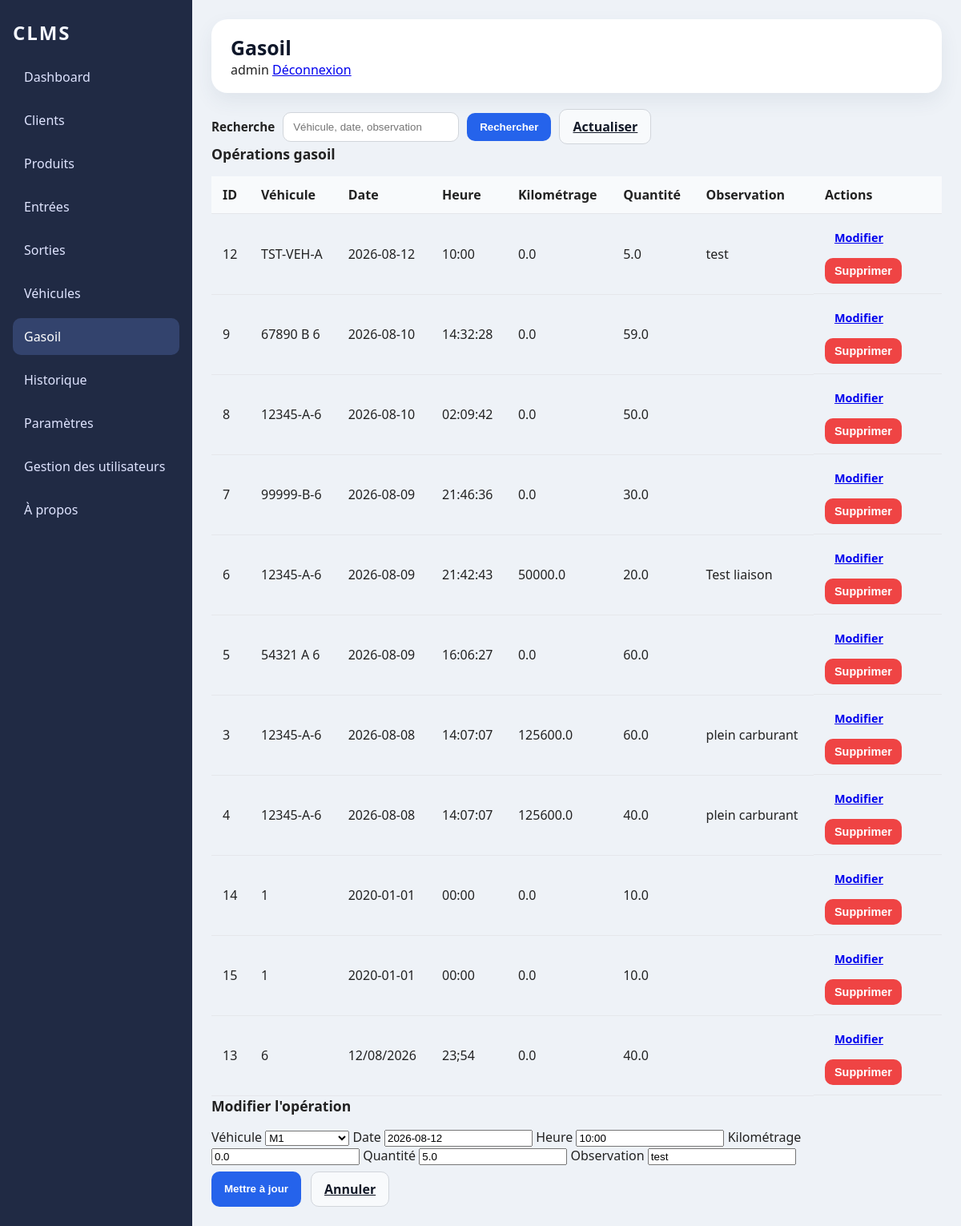
Page /gasoil?edit_id=12 (signed in) on the committed database.
### tables this page shows
CREATE TABLE gasoil (
                id INTEGER PRIMARY KEY AUTOINCREMENT,
                vehicule TEXT NOT NULL,
                date_operation TEXT NOT NULL,
                heure_operation TEXT NOT NULL,
                kilometrage REAL,
                quantite REAL NOT NULL,
                observation TEXT
            );

### web_app.py (the view)
@app.route('/gasoil')
@require_role('admin', 'responsable')
def gasoil():
    controller = GasoilController()
    query = request.args.get('q', '').strip()
    edit_id = request.args.get('edit_id')
    selected_operation = None
    try:
        vehicules = controller.get_vehicules()
        if query:
            operations = controller.rechercher(query)
        else:
            operations = controller.get_all()
        if edit_id:
            try:
                selected_id = int(edit_id)
                selected_operation = next((op for op in operations if op[0] == selected_id), None)
            except ValueError:
                selected_operation = None
        return render_template(
            'gasoil.html',
            title='Gasoil',
            active='gasoil',
            operations=operations,
            vehicules=vehicules,
            selected_operation=selected_operation,
            query=query
        )
    finally:
        controller.close()

### controllers/gasoil_controller.py (called while the page is built)
    def get_all(self):
        return self.model.get_all()

    def get_vehicules(self):
        return self.vehicle_model.get_all()

    def close(self):
        try:
            if getattr(self, 'model', None) and hasattr(self.model, 'close'):
                self.model.close()
        except Exception:
            pass
        try:
            if getattr(self, 'vehicle_model', None) and hasattr(self.vehicle_model, 'close'):
                self.vehicle_model.close()
        except Exception:
            pass

### controllers/user_controller.py (called while the page is built)
    def get_user_by_username(self, username):
        return self.db.get_user_by_username(username)

    def close(self):
        try:
            if getattr(self, 'db', None):
                self.db.close()
        except Exception:
            pass

### database/database.py (called while the page is built, shortened)
    @staticmethod
    def get_safe_connection(db_path: str = "database/clms.db"):
        conn = sqlite3.connect(db_path, timeout=30)
        try:
            conn.execute("PRAGMA journal_mode=WAL;")
        except Exception:
            pass
        try:
            conn.execute("PRAGMA foreign_keys = ON;")
        except Exception:
            pass
        try:
            conn.execute("PRAGMA busy_timeout = 30000;")
        except Exception:
            pass
        return conn

    def close(self):
        if self.connection:
            self.connection.close()
            print("DATABASE CLOSED")

    def create_default_admin(self):
        self.cursor.execute(
            "SELECT id FROM users WHERE username = ?",
            ("admin",)
        )
        admin = self.cursor.fetchone()
        if admin is not None:
            return

    def get_user_by_username(self, username):
        self.cursor.execute("SELECT id, username, role, nom_complet, actif, date_creation FROM users WHERE username = ?", (username,))
        r = self.cursor.fetchone()
        if not r:
            return None
        return {
            'id': r[0],
            'username': r[1],
            'role': r[2],
            'nom_complet': r[3],
            'actif': int(r[4]) if r[4] is not None else None,
            'date_creation': r[5]
        }

### models/gasoil_model.py (called while the page is built)
    def close(self):
        self.connection.close()

### models/vehicle_model.py (called while the page is built)
    def close(self):
        if self.connection:
            self.connection.close()
            self.connection = None

### templates/gasoil.html
{% extends 'base.html' %}
{% block content %}
  <div class="gasoil-header">
    <form method="get" action="{{ url_for('gasoil') }}" class="search-form">
      <label for="q">Recherche</label>
      <input id="q" name="q" type="search" value="{{ query or '' }}" placeholder="Véhicule, date, observation">
      <button type="submit" class="button primary">Rechercher</button>
      <a href="{{ url_for('gasoil') }}" class="button secondary">Actualiser</a>
    </form>
  </div>
  <div class="gasoil-grid">
    <section class="gasoil-list">
      <div class="panel-header">Opérations gasoil</div>
      <div class="table-scroll">
        <table class="table-full">
          <thead>
            <tr>
              <th>ID</th>
              <th>Véhicule</th>
              <th>Date</th>
              <th>Heure</th>
              <th>Kilométrage</th>
              <th>Quantité</th>
              <th>Observation</th>
              <th class="actions-col">Actions</th>
            </tr>
          </thead>
          <tbody>
            {% for op in operations %}
              <tr>
                <td>{{ op[0] }}</td>
                <td>{{ op[1] }}</td>
                <td>{{ op[2] }}</td>
                <td>{{ op[3] }}</td>
                <td>{{ op[4] }}</td>
                <td>{{ op[5] }}</td>
                <td>{{ op[6] }}</td>
                <td class="actions-cell">
                  <a href="{{ url_for('gasoil', edit_id=op[0]) }}" class="button small">Modifier</a>
                  <form method="post" action="{{ url_for('delete_gasoil', id_operation=op[0]) }}" class="inline-form" onsubmit="return confirm('Supprimer cette opération ?');">
                    <button type="submit" class="button danger small">Supprimer</button>
                  </form>
                </td>
              </tr>
            {% else %}
              <tr>
                <td colspan="8" class="empty-row">Aucune opération gasoil.</td>
              </tr>
            {% endfor %}
          </tbody>
        </table>
      </div>
    </section>
    <aside class="gasoil-form-panel">
      <div class="panel-header">{{ 'Modifier l\'opération' if selected_operation else 'Ajouter une opération' }}</div>
      <form method="post" action="{% if selected_operation %}{{ url_for('edit_gasoil', id_operation=selected_operation[0]) }}{% else %}{{ url_for('add_gasoil') }}{% endif %}" class="gasoil-form">
        <label for="vehicule">Véhicule</label>
        <select id="vehicule" name="vehicule">
          {% for v in vehicules %}
            <option value="{{ v[0] }}" {% if selected_operation and selected_operation[1] == v[0] %}selected{% endif %}>{{ v[1] if v|length>1 else v[0] }}</option>
          {% endfor %}
        </select>
        <label for="date_operation">Date</label>
        <input id="date_operation" name="date_operation" type="text" value="{{ selected_operation[2] if selected_operation else '' }}" required>
        <label for="heure_operation">Heure</label>
        <input id="heure_operation" name="heure_operation" type="text" value="{{ selected_operation[3] if selected_operation else '' }}" required>
        <label for="kilometrage">Kilométrage</label>
        <input id="kilometrage" name="kilometrage" type="number" step="any" value="{{ selected_operation[4] if selected_operation else '' }}">
        <label for="quantite">Quantité</label>
        <input id="quantite" name="quantite" type="number" step="any" value="{{ selected_operation[5] if selected_operation else '' }}" required>
        <label for="observation">Observation</label>
        <input id="observation" name="observation" type="text" value="{{ selected_operation[6] if selected_operation else '' }}">
        <div class="form-actions">
          <button type="submit" class="button primary">{{ 'Mettre à jour' if selected_operation else 'Ajouter' }}</button>
          {% if selected_operation %}
            <a href="{{ url_for('gasoil') }}" class="button secondary">Annuler</a>
          {% endif %}
        </div>
      </form>
    </aside>
  </div>
{% endblock %}

### static/css/style.css (style rules this page uses)
:root { color-scheme: light; font-family: 'Segoe UI', Tahoma, Geneva, Verdana, sans-serif; background: #f6f7fb; color: #222; }
* { box-sizing: border-box; }
body { margin: 0; min-height: 100vh; background: #eef2f7; }
.panel-header { font-size: 1.1rem; font-weight: 700; margin-bottom: 16px; }
.table-full { width: 100%; border-collapse: collapse; }
.table-full th, .table-full td { text-align: left; padding: 12px 14px; border-bottom: 1px solid #e5e7eb; }
.table-full th { background: #f8fafc; }

### static/css/clients.css (style rules this page uses)
.search-form { display: flex; flex-wrap: wrap; align-items: center; gap: 10px; }
.search-form label { font-size: 0.95rem; font-weight: 600; }
.search-form input { min-width: 220px; padding: 10px 12px; border: 1px solid #d1d5db; border-radius: 10px; background: white; }
.table-scroll { overflow-x: auto; }
.actions-col { width: 160px; }
.actions-cell { display: flex; gap: 8px; flex-wrap: wrap; }
.inline-form { display: inline; }
.form-actions { display: flex; gap: 12px; flex-wrap: wrap; margin-top: 8px; }
.button { border: none; border-radius: 10px; padding: 10px 16px; cursor: pointer; font-weight: 600; }
.button.primary { background: #2563eb; color: white; }
.button.secondary { background: #f8fafc; color: #111827; border: 1px solid #d1d5db; }
.button.danger { background: #ef4444; color: white; }
.button.small { padding: 8px 12px; font-size: 0.9rem; }

### rows in the picture
gasoil: id "12", vehicule "TST-VEH-A", date_operation "2026-08-12", heure_operation "10:00", kilometrage "0.0", quantite "5.0", observation "test"
gasoil: id "9", vehicule "67890 B 6", date_operation "2026-08-10", heure_operation "14:32:28", kilometrage "0.0", quantite "59.0"
gasoil: id "8", vehicule "12345-A-6", date_operation "2026-08-10", heure_operation "02:09:42", kilometrage "0.0", quantite "50.0"
gasoil: id "7", vehicule "99999-B-6", date_operation "2026-08-09", heure_operation "21:46:36", kilometrage "0.0", quantite "30.0"
gasoil: id "6", vehicule "12345-A-6", date_operation "2026-08-09", heure_operation "21:42:43", kilometrage "50000.0", quantite "20.0", observation "Test liaison"
gasoil: id "5", vehicule "54321 A 6", date_operation "2026-08-09", heure_operation "16:06:27", kilometrage "0.0", quantite "60.0"
gasoil: id "3", vehicule "12345-A-6", date_operation "2026-08-08", heure_operation "14:07:07", kilometrage "125600.0", quantite "60.0", observation "plein carburant"
gasoil: id "4", vehicule "12345-A-6", date_operation "2026-08-08", heure_operation "14:07:07", kilometrage "125600.0", quantite "40.0", observation "plein carburant"
gasoil: id "14", vehicule "1", date_operation "2020-01-01", heure_operation "00:00", kilometrage "0.0", quantite "10.0"
gasoil: id "15", vehicule "1", date_operation "2020-01-01", heure_operation "00:00", kilometrage "0.0", quantite "10.0"
gasoil: id "13", vehicule "6", date_operation "12/08/2026", heure_operation "23;54", kilometrage "0.0", quantite "40.0"

### other values in the picture
{{ title if title else 'Dashboard' }} "Gasoil"
{{ session.get('username') }} "admin"
{{ 'Mettre à jour' if selected_operation else 'Ajouter' }} "Mettre à jour"
form field vehicule "M1"
